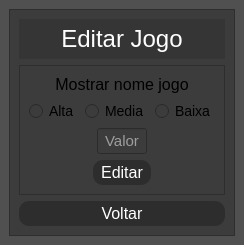
      <widget class="QWidget" name="pg_editar_jogo">
       <layout class="QVBoxLayout" name="verticalLayout_52">
        <property name="spacing">
         <number>0</number>
        </property>
        <property name="leftMargin">
         <number>0</number>
        </property>
        <property name="topMargin">
         <number>0</number>
        </property>
        <property name="rightMargin">
         <number>0</number>
        </property>
        <property name="bottomMargin">
         <number>0</number>
        </property>
        <item>
         <widget class="QFrame" name="frame_26">
          <property name="styleSheet">
           <string notr="true">background-color: rgb(80, 80, 80);</string>
          </property>
          <property name="frameShape">
           <enum>QFrame::NoFrame</enum>
          </property>
          <property name="frameShadow">
           <enum>QFrame::Raised</enum>
          </property>
          <layout class="QHBoxLayout" name="horizontalLayout_48">
           <item>
            <widget class="QFrame" name="frame_27">
             <property name="maximumSize">
              <size>
               <width>600</width>
               <height>300</height>
              </size>
             </property>
             <property name="styleSheet">
              <string notr="true">background-color: rgb(60, 60, 60);</string>
             </property>
             <property name="frameShape">
              <enum>QFrame::StyledPanel</enum>
             </property>
             <property name="frameShadow">
              <enum>QFrame::Raised</enum>
             </property>
             <layout class="QVBoxLayout" name="verticalLayout_32">
              <item>
               <widget class="QLabel" name="label_19">
                <property name="minimumSize">
                 <size>
                  <width>0</width>
                  <height>40</height>
                 </size>
                </property>
                <property name="maximumSize">
                 <size>
                  <width>16777215</width>
                  <height>40</height>
                 </size>
                </property>
                <property name="styleSheet">
                 <string notr="true">background-color: rgb(53, 53, 53);</string>
                </property>
                <property name="text">
                 <string>&lt;html&gt;&lt;head/&gt;&lt;body&gt;&lt;p align=&quot;center&quot;&gt;&lt;span style=&quot; font-size:18pt; color:#ffffff;&quot;&gt;Editar Jogo&lt;/span&gt;&lt;/p&gt;&lt;/body&gt;&lt;/html&gt;</string>
                </property>
               </widget>
              </item>
              <item>
               <widget class="QFrame" name="frame_38">
                <property name="frameShape">
                 <enum>QFrame::StyledPanel</enum>
                </property>
                <property name="frameShadow">
                 <enum>QFrame::Raised</enum>
                </property>
                <layout class="QVBoxLayout" name="verticalLayout_30">
                 <item>
                  <widget class="QLabel" name="label_9">
                   <property name="font">
                    <font>
                     <pointsize>12</pointsize>
                    </font>
                   </property>
                   <property name="text">
                    <string>Mostrar nome jogo</string>
                   </property>
                   <property name="alignment">
                    <set>Qt::AlignCenter</set>
                   </property>
                  </widget>
                 </item>
                 <item>
                  <layout class="QHBoxLayout" name="horizontalLayout_44">
                   <item>
                    <widget class="QRadioButton" name="novo_radio_jogo_alta">
                     <property name="maximumSize">
                      <size>
                       <width>100</width>
                       <height>16777215</height>
                      </size>
                     </property>
                     <property name="styleSheet">
                      <string notr="true">font-size: 14px;
	</string>
                     </property>
                     <property name="text">
                      <string>Alta</string>
                     </property>
                    </widget>
                   </item>
                   <item>
                    <widget class="QRadioButton" name="novo_radio_jogo_media">
                     <property name="maximumSize">
                      <size>
                       <width>100</width>
                       <height>16777215</height>
                      </size>
                     </property>
                     <property name="styleSheet">
                      <string notr="true">font-size: 14px;
</string>
                     </property>
                     <property name="text">
                      <string>Media</string>
                     </property>
                    </widget>
                   </item>
                   <item>
                    <widget class="QRadioButton" name="novo_radio_jogo_baixa">
                     <property name="maximumSize">
                      <size>
                       <width>100</width>
                       <height>16777215</height>
                      </size>
                     </property>
                     <property name="styleSheet">
                      <string notr="true">font-size: 14px;
</string>
                     </property>
                     <property name="text">
                      <string>Baixa</string>
                     </property>
                    </widget>
                   </item>
                  </layout>
                 </item>
                 <item>
                  <layout class="QHBoxLayout" name="horizontalLayout_39">
                   <item>
                    <widget class="QLabel" name="label_23">
                     <property name="text">
                      <string/>
                     </property>
                    </widget>
                   </item>
                   <item>
                    <widget class="QLineEdit" name="novo_valor_jogo">
                     <property name="maximumSize">
                      <size>
                       <width>50</width>
                       <height>16777215</height>
                      </size>
                     </property>
                     <property name="styleSheet">
                      <string notr="true">color: rgb(255, 255, 255);
font-size: 15px;</string>
                     </property>
                     <property name="alignment">
                      <set>Qt::AlignCenter</set>
                     </property>
                     <property name="placeholderText">
                      <string>Valor</string>
                     </property>
                    </widget>
                   </item>
                   <item>
                    <widget class="QLabel" name="label_17">
                     <property name="text">
                      <string/>
                     </property>
                    </widget>
                   </item>
                  </layout>
                 </item>
                 <item>
                  <layout class="QHBoxLayout" name="horizontalLayout_46">
                   <item>
                    <widget class="QPushButton" name="pushButton_7">
                     <property name="enabled">
                      <bool>false</bool>
                     </property>
                     <property name="text">
                      <string/>
                     </property>
                     <property name="autoDefault">
                      <bool>false</bool>
                     </property>
                     <property name="default">
                      <bool>false</bool>
                     </property>
                     <property name="flat">
                      <bool>true</bool>
                     </property>
                    </widget>
                   </item>
                   <item>
                    <widget class="QPushButton" name="salvar_edit_jogo_button">
                     <property name="minimumSize">
                      <size>
                       <width>0</width>
                       <height>25</height>
                      </size>
                     </property>
                     <property name="maximumSize">
                      <size>
                       <width>16777215</width>
                       <height>25</height>
                      </size>
                     </property>
                     <property name="styleSheet">
                      <string notr="true">QPushButton{
	color:rgb(255,255,255);
	border-radius: 10px;
	font-size: 16px;
	
	background-color: rgb(45, 45, 45);
}
QPushButton:hover{background-color: #787878; color:black}</string>
                     </property>
                     <property name="text">
                      <string>Editar</string>
                     </property>
                    </widget>
                   </item>
                   <item>
                    <widget class="QPushButton" name="pushButton_14">
                     <property name="enabled">
                      <bool>false</bool>
                     </property>
                     <property name="text">
                      <string/>
                     </property>
                     <property name="flat">
                      <bool>true</bool>
                     </property>
                    </widget>
                   </item>
                  </layout>
                 </item>
                </layout>
               </widget>
              </item>
              <item>
               <widget class="QPushButton" name="voltar_editar_jogo_button">
                <property name="minimumSize">
                 <size>
                  <width>0</width>
                  <height>25</height>
                 </size>
                </property>
                <property name="maximumSize">
                 <size>
                  <width>16777215</width>
                  <height>25</height>
                 </size>
                </property>
                <property name="styleSheet">
                 <string notr="true">QPushButton{
	color:rgb(255,255,255);
	border-radius: 10px;
	font-size: 16px;
	
	background-color: rgb(45, 45, 45);
}
QPushButton:hover{background-color: #787878; color:black}</string>
                </property>
                <property name="text">
                 <string>Voltar</string>
                </property>
               </widget>
              </item>
             </layout>
            </widget>
           </item>
          </layout>
         </widget>
        </item>
       </layout>
      </widget>
